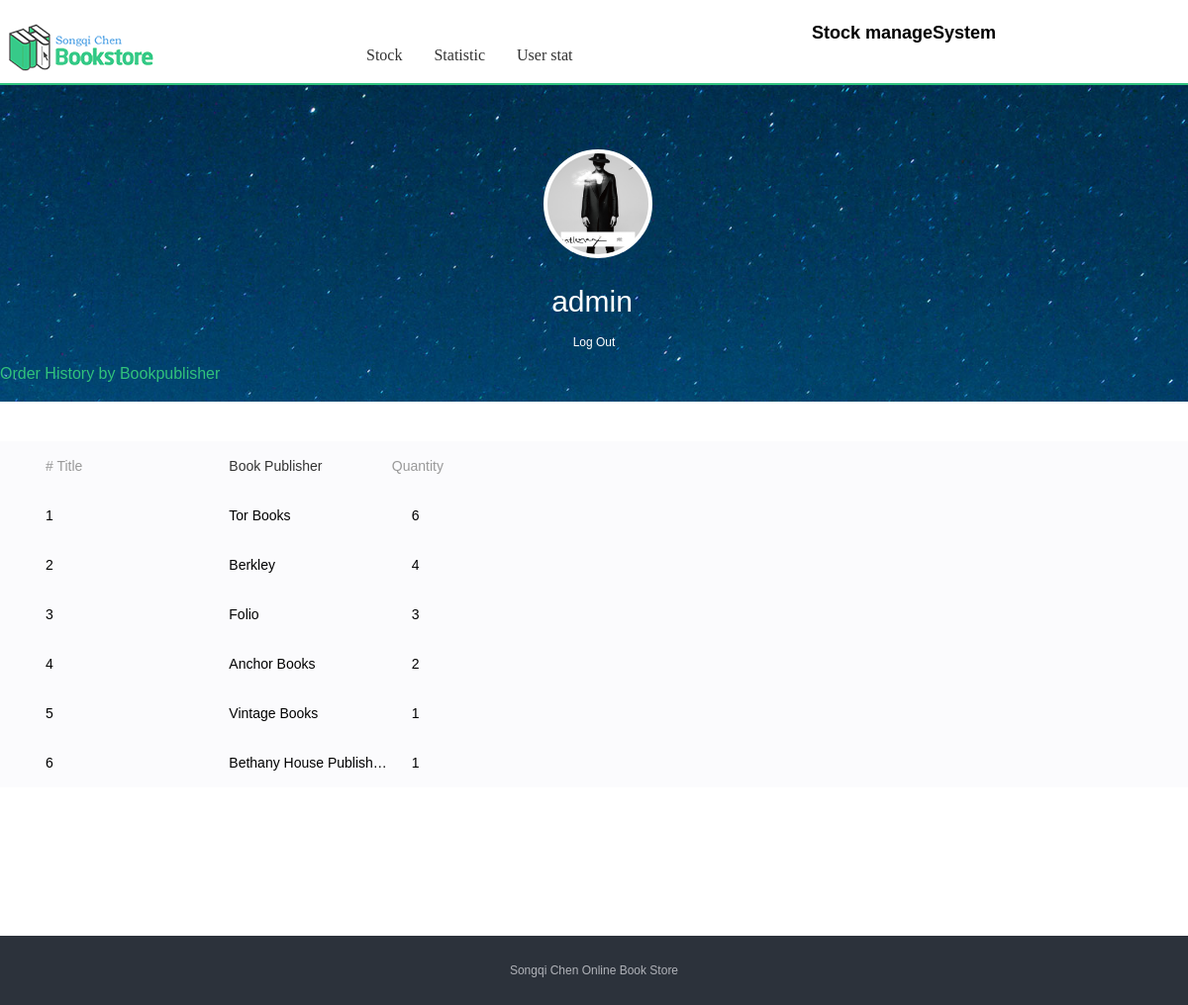
The page /user/orderbypublisher.html (signed in) on the database its author committed.
### user/models.py (models this page shows, shortened)
class MyUser(AbstractUser):
    qq = models.CharField('FaceBook Account', max_length=20)
    weChat = models.CharField('Ins Account', max_length=20)
    mobile = models.CharField('Phone Number', max_length=11, unique=True)
    score = models.IntegerField('Score', default=100)
    disscore = models.IntegerField('Disscore', default=100)
    scoregap = models.IntegerField('Scoregap', default=0)
    sumcomment = models.IntegerField('Sumcomment', default=1)
    img = models.CharField('User Image', max_length=20)

### index/models.py (models this page shows)
class Orderinfo(models.Model):
    order_id = models.IntegerField('order id')
    order_name = models.CharField('order username', max_length=50)
    order_auther = models.CharField('auther', max_length=50)
    order_time = models.DateField('time')
    order_publisher = models.CharField('publisher', max_length=50)
    order_booktitle = models.CharField('titel', max_length=50)
    order_bookqua = models.IntegerField('quantity')
    order_bookprice = models.IntegerField('bookprice')
    order_bookrate = models.FloatField('bookrate')
    class Meta:
        verbose_name = 'info order'
        verbose_name_plural = 'info order'

### user/views.py (the view)
# urls.py: path('orderbypublisher.html', views.orderbypublisher, name='orderbypublisher'),
def orderbypublisher(request):
    name = request.user.username
    object_list =Orderinfo.objects.values('order_publisher').annotate(total=Sum('order_bookqua')).order_by('-total')
    user_info=MyUser.objects.filter(username=name)
    print('is staff',user_info[0].is_staff)
    staff=user_info[0].is_staff
    if staff :
       print('i orderbypublisher enter')
       return render(request, 'orderbypublisher.html', locals())
    else:
       return render(request, 'home.html', locals())

### user/templates/orderbypublisher.html (shortened to what this page needs)
{% extends "title_base.html"  %}
{% block title  %}
{% load static %}
<link type="text/css" rel="stylesheet" href="{% static "css/common.css" %}">
<link type="text/css" rel="stylesheet" href="{% static "css/user.css" %}">
</head>
<body class="member">
    <div class="header">
        <a href="/" class="logo" title="Index"><img src="{% static "image/logo.png" %}"></a>
        <div class="search-box">
         <h2> Stock manageSystem</h2>
        </div>
    </div>
	<div class="nav-box">
		<div class="nav-box-inner">
			<ul class="nav clearfix">
				<li><a href="/admin">Stock</a></li>
				<li><a href="{% url 'home' 1 %}" target="_blank">Statistic</a></li>
	    	    <li><a href="{% url 'orderbyuser'  %}" target="_blank">User stat</a></li>
			</ul>
		</div>
	</div>
    <div class="mod_profile js_user_data" style="">
        <div class="section_inner">
            <div class="profile__cover_link">
                <img src="{% static "image/user.jpg" %}" class="profile__cover">
            </div>
            <h1 class="profile__tit">
                <span class="profile__name">{{ user.username }}</span>
            </h1>
                <a href="{% url 'logout' %}" style="color:white;">Log Out</a>
        </div>
    </div>
	<div class="main main--profile" style="">
        <div class="mod_tab profile_nav" role="nav" id="nav">
            <span class="mod_tab__item mod_tab__current" id="hear_tab">Order History by Bookpublisher</span>
        </div>
		<div class="js_box" style="display: block;">
			<div class="profile_cont">
				<div class="js_sub" style="display: block;">
					<div class="mod_booklist">
						<ul class="booklist__header">
                                                <li class="booklist__header_name"># Title</li>
						<a href="{% url 'orderbypublisher' %}" ><li class="booklist__header_author">Book Publisher</li></a>
							<li class="booklist__header_time">Quantity</li>
						</ul>
						<ul class="booklist__list">
                            {% for item in object_list %}
				<li>
				   <div class="booklist__item booklist__item--even">
                                    <div class="booklist__bookname">
                                       {{forloop.counter}}
                                    </div>
			           <div class="booklist__artist">
                                     {{ item.order_publisher }}
				    </div>
 			          <div class="booklist__artist">{{ item.total }}</div>
				</div>
				</li>
                            {% endfor %}
						</ul>
					</div>
					<div class="page-box">
						<div class="pagebar" id="pageBar">
                        </div>
					</div>
				</div>
			</div>
		</div>
    </div>
{% endblock  %}

### static/css/common.css (style rules this page uses)
blockquote,body,button,dd,dl,dt,fieldset,form,h1,h2,h3,h4,h5,h6,hr,input,legend,li,ol,p,pre,td,textarea,th,ul { margin:0;padding:0 }
ol,ul { list-style:none }
body { font:12px/1.5 Arial;-webkit-text-size-adjust:none }
fieldset,img { border:0 none }
a { color:#333;text-decoration:none;outline:0 }
.clearfix:after { content:".";display:block;height:0;clear:both;visibility:hidden;font-size:0 }
.header { width:1200px;height:80px;padding:0;margin:10px auto 0 }
.header .logo { float:left;width:214px;height:54px;margin:10px 0 0 0;overflow:hidden }
.search-box { position:relative;z-index:50;float:right;width:302px;padding:0 78px 0 0;margin:10px 0 0 }
.nav-box { margin-top:-50px;border-bottom:2px solid #30C37E }
.nav-box-inner { width:1200px;margin:0 auto }
.nav-box .nav { padding:0 0 12px 360px;height:32px;line-height:32px }
.nav li { float:left;height:32px;margin-right:12px }
.nav-box .nav li a { position:relative;float:left;padding:0 10px;font:16px/2 'Microsoft YaHei';color:#333;white-space:nowrap }
.page-box { position:relative;zoom:1 }
.pagebar { padding:0 0 40px;font-size:14px;font-family:arial;line-height:34px;text-align:center }

### static/css/user.css (style rules this page uses)
.mod_profile { height:255px;padding-top:65px;background:url(../image/user_bg.jpg) 50% no-repeat;background-size:cover;text-align:center;color:#fff }
.mod_profile .section_inner { height:315px }
.profile__cover_link { position:relative;width:102px;height:102px;margin:0 auto }
.profile__cover { display:block;width:100%;height:100%;border:4px solid #fff;border-radius:99px;background:#fff }
.profile__name { font-size:30px;font-weight:400;line-height:64px;margin-right:4px }
.mod_booklist { padding:40px 0;font-size:14px;overflow:hidden }
.booklist__list { overflow:hidden;clear:both }
.booklist__header,.booklist__item { position:relative;padding-left:46px;padding-right:100px }
.booklist__item { clear:both;font-size:0;overflow:hidden }
.booklist__item--even { background-color:#fbfbfd }
.booklist__album,.booklist__artist,.booklist__number,.booklist__other,.booklist__bookname,.booklist__time { line-height:50px;height:50px;overflow:hidden;text-overflow:ellipsis;white-space:nowrap;font-size:14px }
.booklist__header { height:50px;line-height:50px;background-color:#fbfbfd;color:#999 }
.booklist__header_name,.booklist__bookname { float:left;width:15.685185%;position:relative;white-space:normal }
.booklist__album,.booklist__artist,.booklist__header_album,.booklist__header_author { float:left;padding-left:20px;width:15.611111% }
.booklist__header_time,.booklist__time { float:left;top:0;right:38px;width:90px }
.main { min-height:500px; }
.main,.section_inner { max-width:1200px;margin:0 auto;position:relative }
.profile__tit { padding-top:20px; }
.mod_tab,.mod_tab__item { height:56px;line-height:56px }
.mod_tab { position:relative;zoom:1;border-bottom:1px solid #f7f7f7;margin-bottom:30px }
.mod_tab__item { position:relative;float:left;font-size:16px;overflow:hidden;margin-right:55px }
.mod_tab__current { color:#31c27c }
.profile_nav { position:absolute;top:-56px;left:0;margin-bottom:0;width:80% }
.profile_nav .mod_tab__item { color:#fff;margin-right:40px }
.profile_nav .mod_tab__current,.profile_nav .mod_tab__item:hover { color:#31c27c;text-decoration:none; }

### rows shown on the page
MyUser: username "admin"
Orderinfo: order_publisher "Berkley", total "4"
Orderinfo: order_publisher "Folio", total "3"
Orderinfo: order_publisher "Vintage Books", total "1"
Orderinfo: order_publisher "Bethany House Publishers", total "1"

### other values the page prints
{{ item.order_publisher }} "Tor Books" "Anchor Books"
{{ item.total }} "6" "2"
